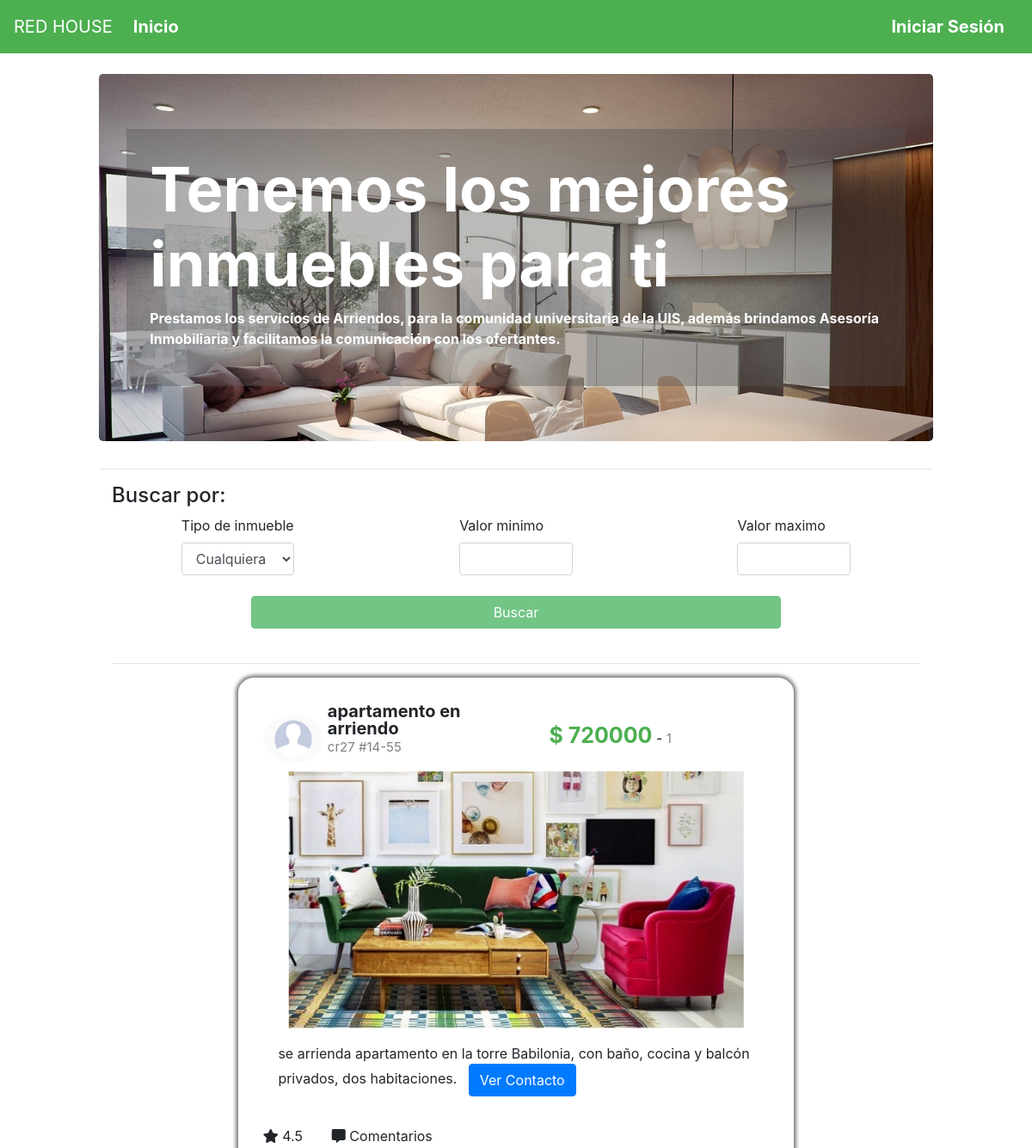
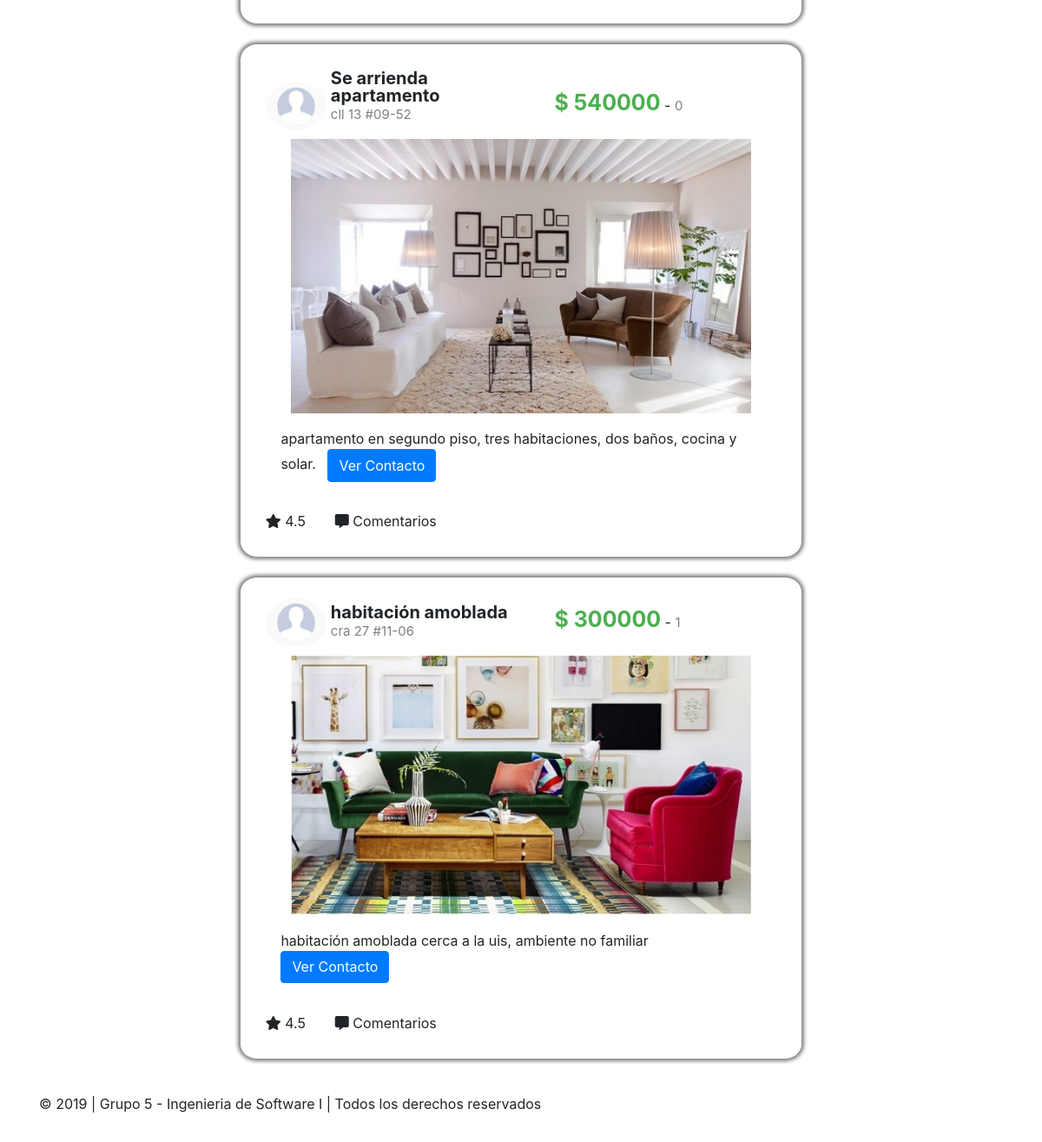
/, run on an earlier commit of the app's database (2 pictures, top to bottom).
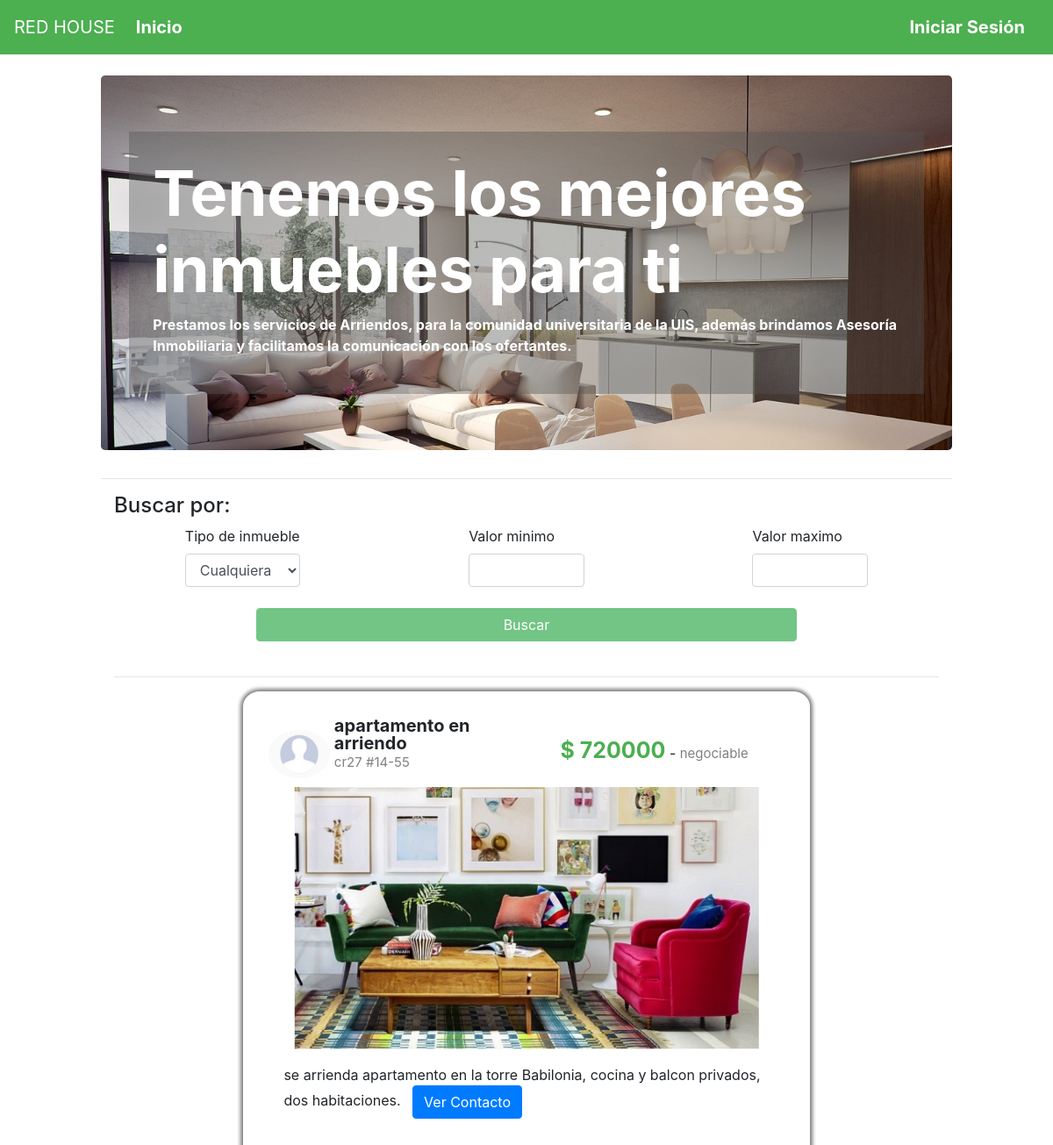
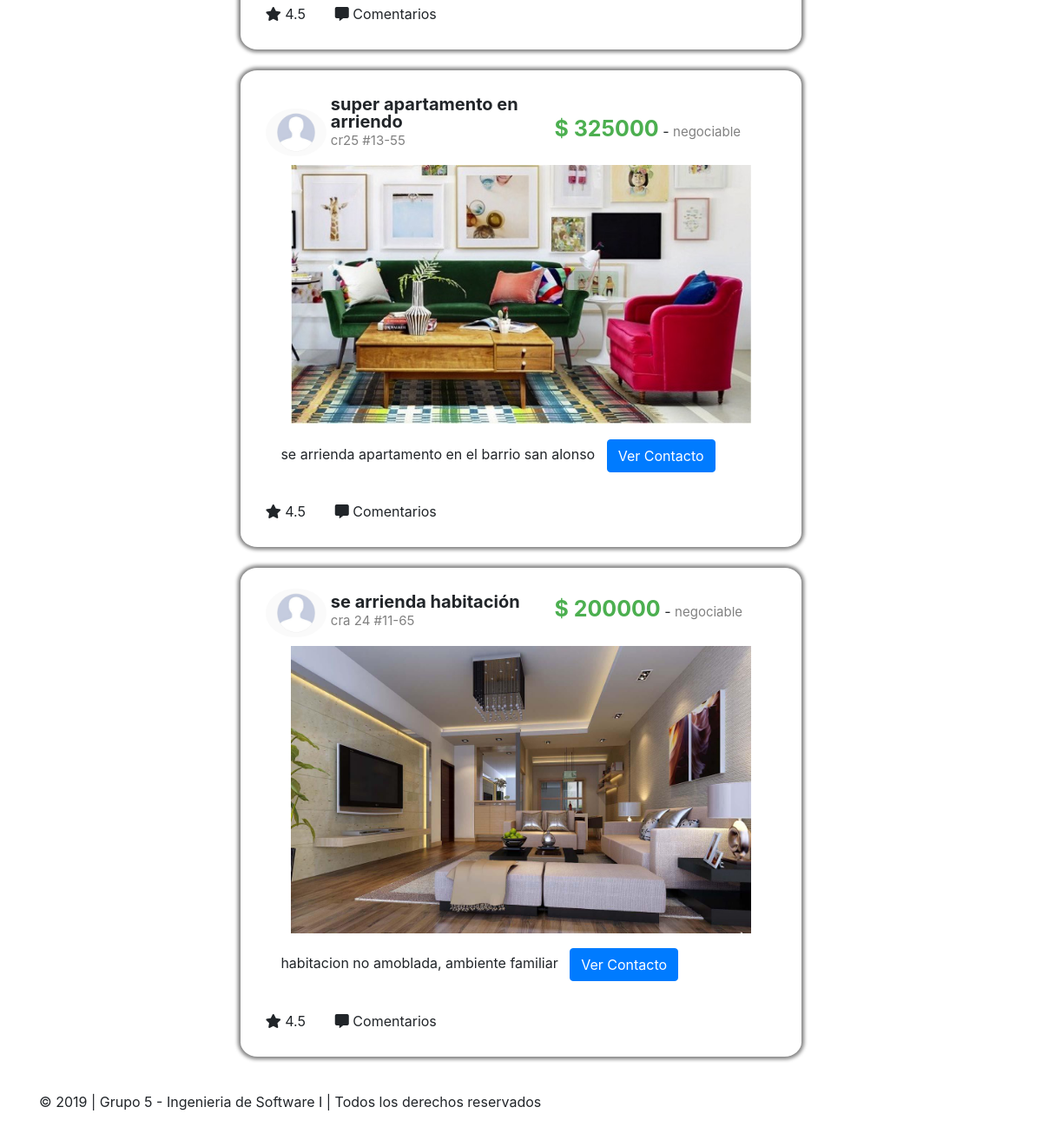
And on a later commit of the database (2 pictures, top to bottom).
### tables this page shows
CREATE TABLE `publicacion` (
  `idPublicacion` int(11) NOT NULL,
  `nombre` varchar(30) DEFAULT NULL,
  `ubicacion` varchar(20) DEFAULT NULL,
  `precio` int(11) DEFAULT NULL,
  `descripcion` varchar(150) DEFAULT NULL,
  `fechaPublicada` datetime DEFAULT NULL,
  `estado` char(1) DEFAULT NULL,
  `negociable` char(16) DEFAULT NULL,
  `tipoInmueble` varchar(20) DEFAULT NULL,
  `urlImagen` varchar(100) DEFAULT NULL,
  `idCliente` varchar(20) DEFAULT NULL
);

### index.php (the view, shortened to what this page needs)
<!DOCTYPE html>
<html lang="en">
<head>
    <?php
    include("funciones.php");
    $conexion = conectar();
    if (isset($_SESSION['identificacion']) || isset($_SESSION['contrasena'])){
        $sql = "select * from publicacion";
    }else{
        $sql = "select * from publicacion limit 3";
    }
    $r = mysqli_query($conexion, $sql);
    ?>
    <link rel="stylesheet" href="https://stackpath.bootstrapcdn.com/bootstrap/4.3.1/css/bootstrap.min.css"
>
    <link rel="stylesheet" href="estilo.css">
    <link rel="stylesheet" href="https://use.fontawesome.com/releases/v5.8.1/css/all.css">
</head>
<body>
    <?PHP
    if (!isset($_SESSION['identificacion']) || !isset($_SESSION['contrasena'])){
        encabezado();
        $sesion = FALSE;
    }else{
        encabezadoCliente();
        $sesion = TRUE;
    }
    ?>
    <div class="container-fluid">
        <div class="row">
            <div class="col-md-1"></div>
            <div class="col-md-10 fondo">
                <br>
                <div class="jumbotron banner col-md-12">
                    <div class="e" class="container">
                        <h1 class="display-3 texto-banner">Tenemos los mejores inmuebles para ti</h1>
                        <p class="texto-banner">Prestamos los servicios de Arriendos, para la comunidad universitaria de
                            la UIS, además brindamos Asesoría Inmobiliaria y facilitamos la comunicación con los ofertantes. </p>
                    </div>
                </div>
                <hr>
                <div class="container">
                    <h4 class="row col-md-8 fondo"> Buscar por:</h4>
                    <div class="row">
                        <div class="col-md-1"></div>
                        <div class="col-md-2">
                            <label> Tipo de inmueble </label>
                            <select id="tipo" class="form-control">
                                <option>Cualquiera</option>
                            </select>
                        </div>
                        <div class="col-md-2"></div>
                        <div class="col-md-2">
                            <label> Valor minimo </label>
                            <input id="val_min" type="number" name="val_min" class="form-control">
                        </div>
                        <div class="col-md-2"></div>
                        <div class="col-md-2">
                            <label> Valor maximo</label>
                            <input id="val_max" type="number" name="val_max" class="form-control">
                        </div>
                        <div class="col-md-1"></div>
                    </div>
                    <br>
                    <div class="row">
                        <div class="col-md-2"></div>
                        <div class="col-md-8">
                        <?PHP
                            if($sesion == TRUE) echo'<div class="btn btn-success botonDetalles btn-block" role="button" id="buscar">Buscar</div>';
                            else echo'<div class="btn btn-success botonDetalles btn-block disabled" role="button" id="no_buscar">Buscar</div>';
                        ?>
                        </div>
                        <div class="col-md-2"></div>
                    </div>
                    <br>
                    <hr>
                    <div id="lista_publicaciones">
                        <?PHP
                        while ($publicacion = mysqli_fetch_array($r)) {
                            ?>
                        <div class="row">
                            <div class="col-md-2"></div>
                            <div class="col-md-8 contenidoPublicacion">
                                <div class="divImagenPerfil">
                                    <img src="imagenes/im_perfil.png" alt="foto de perfil"
                                        style="width: 100%; border-radius: 50%;">
                                </div>
                                <div class="encabezadoPublicacion">
                                    <span class="tituloPublicacion">
                                        <?PHP echo $publicacion['nombre']; ?></span></br>
                                    <span class="subtituloPublicacion">
                                        <?PHP echo $publicacion['ubicacion']; ?></span></br>
                                </div>
                                <div class="divPrecio">
                                    <span class="tituloPublicacion" style="color:#4CAF50;font-size:25px;">$
                                        <?PHP echo $publicacion['precio']; ?></span> - <span
                                        class="subtituloPublicacion">
                                        <?PHP
                                            echo $publicacion['negociable']; ?>
                                    </span>
                                </div>
                                <div class="imagenPublicacion">
                                    <img <?PHP echo 'src=' . $publicacion['urlImagen']; ?> alt="Publicacion"
                                    style="width: 100%">
                                </div>
                                <div class="descripcionPublicacion">
                                    <p>
                                        <?PHP echo $publicacion['descripcion']; ?> &nbsp <button
                                            onclick="ver_perfil_cliente(this)" data-toggle="modal" data-target="#myModal" type="button" class="btn btn-primary"
                                            style="padding-top:1%;">Ver Contacto</button></p>
                                </div>
                                <div class="botonesPublicacion">
                                    <span class="botonPublicacion"><i class="fas fa-star"></i> 4.5</span>
                                    <span><i class="fas fa-comment-alt"></i> Comentarios</span>
                                </div>
                            </div>
                            <div class="col-md-2">
                            </div>
                        </div>
                        <br>
                        <?PHP
                        }
                        ?>
                    </div>
                </div>
            </div>
            <div class="col-md-1"></div>
        </div>
    </div>
    <footer class="footer mt-auto py-3 fondo">
        <div class="container">
            <p>&copy; 2019 | Grupo 5 - Ingenieria de Software I | Todos los derechos reservados</p>
        </div>
    </footer>
</body>
</html>

### funciones.php (shortened to what this page needs)
<?PHP
	function encabezado(){
		if(isset($_SESSION['correo'])){
            encabezadoCliente();
		}else encabezado0();
	}
	function encabezado0(){
		echo '<nav class="navbar navbar-expand-lg navbar-light bg-light col-md-12" style="background:#4CAF50 !important">
        <a class="navbar-brand" href="#" style="color:white">RED HOUSE</a>
        <button class="navbar-toggler" type="button" data-toggle="collapse" data-target="#navbarNavDropdown" aria-controls="navbarNavDropdown" aria-expanded="false" aria-label="Toggle navigation">
            <span class="navbar-toggler-icon"></span>
        </button>
        <div class="collapse navbar-collapse" id="navbarNavDropdown" >
            <ul class="navbar-nav" >
                <li class="nav-item active" >
                    <a class="nav-link letra_enca" href="index.php" >Inicio<span class="sr-only">(current)</span></a>
                </li>
            </ul>
        </div>
        <ul class="nav justify-content-end" >
            <li class="nav-item">
                <a class="nav-link active letra_enca" href="ingreso.php">Iniciar Sesión</a>
            </li>
        </ul>
    </nav>';
	}
?>

### estilo.css (style rules this page uses)
.letra_enca { font-size: 20px; font-weight: bold; color: white !important; }
.banner { background-image:url('imagenes/banner2.jpg'); background-size: cover; }
.texto-banner { font-weight: bold; }
.e { background: rgba(83, 83, 83, 0.4); padding: 3%; color: white }
.contenidoPublicacion { padding: 3%; border-radius: 3%; box-shadow: 0 0 4px 3px grey; }
.divImagenPerfil { display: inline-block; width: 12%; position: relative; bottom: 10px; border-radius: 50%; }
.encabezadoPublicacion { display: inline-block; line-height: 20px; width: 40%; }
.divPrecio { width: 43%; display: inline-block; position: relative; bottom: 10px; padding-left:3%; }
.tituloPublicacion { display: inline-block; font-size: 20px; font-weight: bold; }
.subtituloPublicacion { display: inline-block; font-size: 15px; color: gray; }
.imagenPublicacion { width: 90%; margin-left:auto; margin-right:auto; }
.botonPublicacion { padding-right: 5%; }
.descripcionPublicacion { padding: 3%; margin-left: auto; margin-right: auto; }
.fondo { background: white; }
body { background:none; }

What changed in the data, as far as the page shows it:
no longer on this page (row edited): publicacion: nombre "Se arrienda apartamento", ubicacion "cll 13 #09-52", precio "540000", negociable "0", urlImagen (picture), descripcion "apartamento en segundo piso, tres habitaciones, dos baños, cocina y solar."
no longer on this page (row edited): publicacion: nombre "habitación amoblada", ubicacion "cra 27 #11-06", precio "300000", negociable "1", urlImagen (picture), descripcion "habitación amoblada cerca a la uis, ambiente no familiar"
changed publicacion "apartamento en arriendo": negociable "1" → "negociable"; descripcion "se arrienda apartamento en la torre Babilonia, con baño, cocina y balcón privados, dos habitaciones." → "se arrienda apartamento en la torre Babilonia, cocina y balcon privados, dos habitaciones."
added publicacion: nombre "super apartamento en arriendo", ubicacion "cr25 #13-55", precio "325000", negociable "negociable", urlImagen (picture), descripcion "se arrienda apartamento en el barrio san alonso"
added publicacion: nombre "se arrienda habitación", ubicacion "cra 24 #11-65", precio "200000", negociable "negociable", urlImagen (picture), descripcion "habitacion no amoblada, ambiente familiar"
